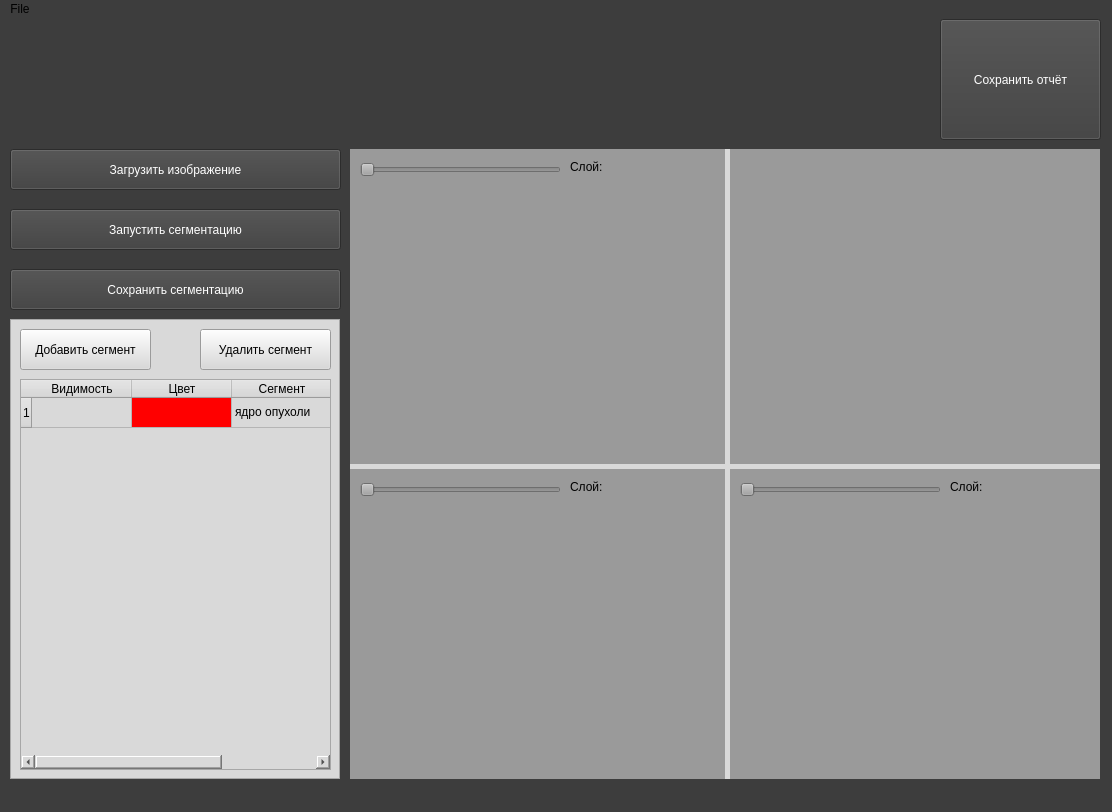
<?xml version="1.0" encoding="UTF-8"?>
<ui version="4.0">
 <class>MainWindow</class>
 <widget class="QMainWindow" name="MainWindow">
  <property name="geometry">
   <rect>
    <x>0</x>
    <y>0</y>
    <width>1112</width>
    <height>812</height>
   </rect>
  </property>
  <property name="windowTitle">
   <string>MainWindow</string>
  </property>
  <property name="styleSheet">
   <string notr="true">background-color: rgb(61, 61, 61);</string>
  </property>
  <widget class="QWidget" name="centralwidget">
   <widget class="QPushButton" name="load_image">
    <property name="geometry">
     <rect>
      <x>10</x>
      <y>130</y>
      <width>331</width>
      <height>41</height>
     </rect>
    </property>
    <property name="styleSheet">
     <string notr="true">color: rgb(255, 255, 255);</string>
    </property>
    <property name="text">
     <string>Загрузить изображение</string>
    </property>
   </widget>
   <widget class="QPushButton" name="segmentation">
    <property name="geometry">
     <rect>
      <x>10</x>
      <y>190</y>
      <width>331</width>
      <height>41</height>
     </rect>
    </property>
    <property name="styleSheet">
     <string notr="true">color: rgb(255, 255, 255);</string>
    </property>
    <property name="text">
     <string>Запустить сегментацию</string>
    </property>
   </widget>
   <widget class="QPushButton" name="save_image">
    <property name="geometry">
     <rect>
      <x>10</x>
      <y>250</y>
      <width>331</width>
      <height>41</height>
     </rect>
    </property>
    <property name="styleSheet">
     <string notr="true">color: rgb(255, 255, 255);</string>
    </property>
    <property name="text">
     <string>Сохранить сегментацию</string>
    </property>
   </widget>
   <widget class="QFrame" name="segments_frame">
    <property name="geometry">
     <rect>
      <x>10</x>
      <y>300</y>
      <width>330</width>
      <height>460</height>
     </rect>
    </property>
    <property name="styleSheet">
     <string notr="true">background-color: rgb(217, 217, 217);</string>
    </property>
    <property name="frameShape">
     <enum>QFrame::StyledPanel</enum>
    </property>
    <property name="frameShadow">
     <enum>QFrame::Raised</enum>
    </property>
    <widget class="QPushButton" name="add_segment">
     <property name="geometry">
      <rect>
       <x>10</x>
       <y>10</y>
       <width>131</width>
       <height>41</height>
      </rect>
     </property>
     <property name="text">
      <string>Добавить сегмент</string>
     </property>
    </widget>
    <widget class="QPushButton" name="delete_segment">
     <property name="geometry">
      <rect>
       <x>190</x>
       <y>10</y>
       <width>131</width>
       <height>41</height>
      </rect>
     </property>
     <property name="text">
      <string>Удалить сегмент</string>
     </property>
    </widget>
    <widget class="QTableWidget" name="segments_table">
     <property name="geometry">
      <rect>
       <x>10</x>
       <y>60</y>
       <width>311</width>
       <height>391</height>
      </rect>
     </property>
     <property name="autoScroll">
      <bool>true</bool>
     </property>
     <property name="showGrid">
      <bool>true</bool>
     </property>
     <property name="sortingEnabled">
      <bool>true</bool>
     </property>
     <row>
      <property name="text">
       <string>1</string>
      </property>
     </row>
     <column>
      <property name="text">
       <string>Видимость</string>
      </property>
     </column>
     <column>
      <property name="text">
       <string>Цвет</string>
      </property>
     </column>
     <column>
      <property name="text">
       <string>Сегмент</string>
      </property>
     </column>
     <item row="0" column="0">
      <property name="text">
       <string notr="true"/>
      </property>
      <property name="textAlignment">
       <set>AlignCenter</set>
      </property>
      <property name="icon">
       <iconset>
        <normaloff>src/eye.png</normaloff>
        <disabledoff>src/closed_eye.png</disabledoff>
        <disabledon>src/eye.png</disabledon>
        <activeoff>src/closed_eye.png</activeoff>
        <activeon>src/eye.png</activeon>
        <selectedoff>src/closed_eye.png</selectedoff>src/eye.png</iconset>
      </property>
     </item>
     <item row="0" column="1">
      <property name="text">
       <string/>
      </property>
      <property name="background">
       <brush brushstyle="SolidPattern">
        <color alpha="255">
         <red>255</red>
         <green>0</green>
         <blue>0</blue>
        </color>
       </brush>
      </property>
      <property name="foreground">
       <brush brushstyle="SolidPattern">
        <color alpha="255">
         <red>255</red>
         <green>0</green>
         <blue>0</blue>
        </color>
       </brush>
      </property>
     </item>
     <item row="0" column="2">
      <property name="text">
       <string>ядро опухоли</string>
      </property>
     </item>
    </widget>
   </widget>
   <widget class="QWidget" name="images_widget" native="true">
    <property name="geometry">
     <rect>
      <x>350</x>
      <y>130</y>
      <width>750</width>
      <height>630</height>
     </rect>
    </property>
    <property name="styleSheet">
     <string notr="true">background-color: rgb(217, 217, 217);</string>
    </property>
    <widget class="QWidget" name="x_axis" native="true">
     <property name="geometry">
      <rect>
       <x>0</x>
       <y>0</y>
       <width>375</width>
       <height>315</height>
      </rect>
     </property>
     <property name="styleSheet">
      <string notr="true">background-color: rgb(154, 154, 154);</string>
     </property>
     <widget class="QSlider" name="slider_x">
      <property name="geometry">
       <rect>
        <x>10</x>
        <y>10</y>
        <width>201</width>
        <height>21</height>
       </rect>
      </property>
      <property name="styleSheet">
       <string notr="true">color: rgb(255, 0, 0);</string>
      </property>
      <property name="orientation">
       <enum>Qt::Horizontal</enum>
      </property>
     </widget>
     <widget class="QLabel" name="label_x">
      <property name="geometry">
       <rect>
        <x>220</x>
        <y>10</y>
        <width>41</width>
        <height>16</height>
       </rect>
      </property>
      <property name="text">
       <string>Cлой:</string>
      </property>
     </widget>
    </widget>
    <widget class="QWidget" name="y_axis" native="true">
     <property name="geometry">
      <rect>
       <x>0</x>
       <y>320</y>
       <width>375</width>
       <height>315</height>
      </rect>
     </property>
     <property name="styleSheet">
      <string notr="true">background-color: rgb(154, 154, 154);</string>
     </property>
     <widget class="QSlider" name="slider_y">
      <property name="geometry">
       <rect>
        <x>10</x>
        <y>10</y>
        <width>201</width>
        <height>21</height>
       </rect>
      </property>
      <property name="styleSheet">
       <string notr="true">color: rgb(255, 0, 0);</string>
      </property>
      <property name="orientation">
       <enum>Qt::Horizontal</enum>
      </property>
     </widget>
     <widget class="QLabel" name="label_y">
      <property name="geometry">
       <rect>
        <x>220</x>
        <y>10</y>
        <width>41</width>
        <height>16</height>
       </rect>
      </property>
      <property name="text">
       <string>Слой:</string>
      </property>
     </widget>
    </widget>
    <widget class="QWidget" name="third_dim_widget" native="true">
     <property name="geometry">
      <rect>
       <x>380</x>
       <y>0</y>
       <width>375</width>
       <height>315</height>
      </rect>
     </property>
     <property name="styleSheet">
      <string notr="true">background-color: rgb(154, 154, 154);</string>
     </property>
    </widget>
    <widget class="QWidget" name="z_axis" native="true">
     <property name="geometry">
      <rect>
       <x>380</x>
       <y>320</y>
       <width>375</width>
       <height>315</height>
      </rect>
     </property>
     <property name="styleSheet">
      <string notr="true">background-color: rgb(154, 154, 154);</string>
     </property>
     <widget class="QSlider" name="slider_z">
      <property name="geometry">
       <rect>
        <x>10</x>
        <y>10</y>
        <width>201</width>
        <height>21</height>
       </rect>
      </property>
      <property name="styleSheet">
       <string notr="true">color: rgb(255, 0, 0);</string>
      </property>
      <property name="orientation">
       <enum>Qt::Horizontal</enum>
      </property>
     </widget>
     <widget class="QLabel" name="label_z">
      <property name="geometry">
       <rect>
        <x>220</x>
        <y>10</y>
        <width>41</width>
        <height>16</height>
       </rect>
      </property>
      <property name="text">
       <string>Слой:</string>
      </property>
     </widget>
    </widget>
   </widget>
   <widget class="QPushButton" name="save_report">
    <property name="geometry">
     <rect>
      <x>940</x>
      <y>0</y>
      <width>161</width>
      <height>121</height>
     </rect>
    </property>
    <property name="styleSheet">
     <string notr="true">color: rgb(255, 255, 255);</string>
    </property>
    <property name="text">
     <string>Сохранить отчёт</string>
    </property>
   </widget>
  </widget>
  <widget class="QMenuBar" name="menubar">
   <property name="geometry">
    <rect>
     <x>0</x>
     <y>0</y>
     <width>1112</width>
     <height>20</height>
    </rect>
   </property>
   <widget class="QMenu" name="menuFile">
    <property name="title">
     <string>File</string>
    </property>
   </widget>
   <addaction name="menuFile"/>
  </widget>
  <widget class="QStatusBar" name="statusbar"/>
 </widget>
 <resources/>
 <connections/>
</ui>
